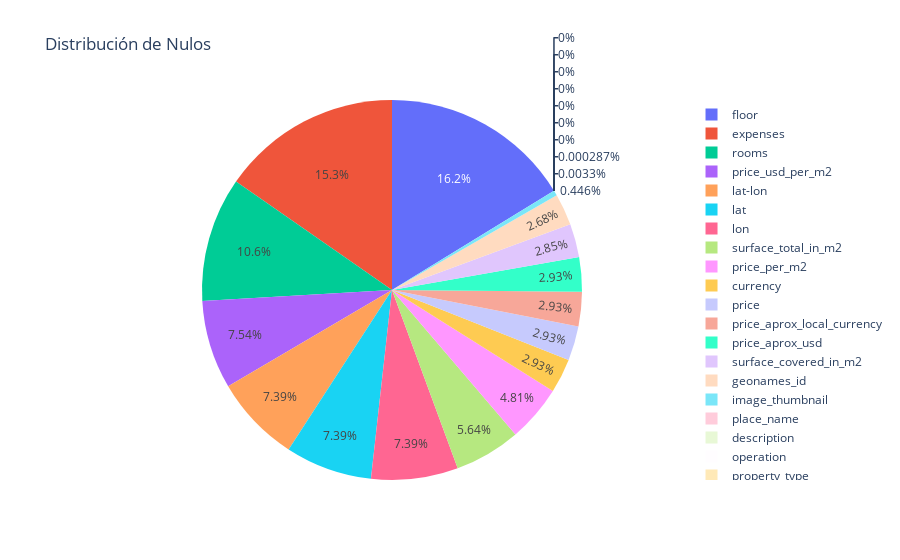

The notebook cell this image was saved under:
### Code cell
serieCantidadNulos = data_clean.isnull().sum()
dataCantidadNulos = { "Variable" : serieCantidadNulos.index, "Cantidad" : serieCantidadNulos.values}
dfCantidadNulos = pd.DataFrame(dataCantidadNulos, columns=["Variable", "Cantidad"])

fig = px.pie(dfCantidadNulos, values='Cantidad', names='Variable', title='Distribución de Nulos')
fig.show()

### Figure 1 — Plotly figure (JSON) as saved in the notebook; plotly's stock layout.template omitted (floating-point values rounded to 4 significant figures)
{"data": [{"domain": {"x": [0, 1], "y": [0, 1]}, "hovertemplate": "Variable=%{label}<br>Cantidad=%{value}<extra></extra>", "labels": ["operation", "property_type", "place_name", "place_with_parent_names", "country_name", "state_name", "geonames_id", "lat-lon", "lat", "lon", "price", "currency", "price_aprox_local_currency", "price_aprox_usd", "surface_total_in_m2", "surface_covered_in_m2", "price_usd_per_m2", "price_per_m2", "floor", "rooms", "expenses", "properati_url", "description", "title", "image_thumbnail"], "legendgroup": "", "name": "", "showlegend": true, "type": "pie", "values": [0, 0, 23, 0, 0, 0, 18717, 51550, 51550, 51550, 20410, 20411, 20410, 20410, 39328, 19907, 52603, 33562, 113321, 73830, 106958, 0, 2, 0, 3112]}], "layout": {"autosize": true, "legend": {"tracegroupgap": 0}, "title": {"text": "Distribución de Nulos"}}}
